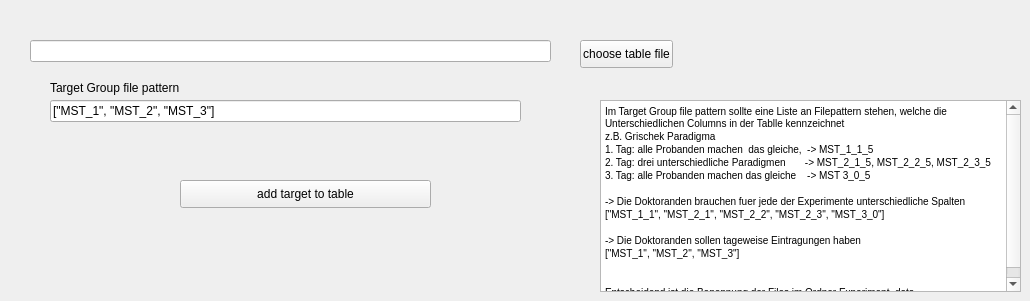
    <widget class="QWidget" name="tab_3">
     <attribute name="title">
      <string>Export</string>
     </attribute>
     <widget class="QLineEdit" name="lineEditTargetGroupFilePattern">
      <property name="geometry">
       <rect>
        <x>50</x>
        <y>100</y>
        <width>471</width>
        <height>22</height>
       </rect>
      </property>
      <property name="text">
       <string>[&quot;MST_1&quot;, &quot;MST_2&quot;, &quot;MST_3&quot;]</string>
      </property>
     </widget>
     <widget class="QLineEdit" name="lineEditTableFile">
      <property name="geometry">
       <rect>
        <x>30</x>
        <y>40</y>
        <width>521</width>
        <height>22</height>
       </rect>
      </property>
     </widget>
     <widget class="QPushButton" name="pushButtonAddTargetToTable">
      <property name="geometry">
       <rect>
        <x>180</x>
        <y>180</y>
        <width>251</width>
        <height>28</height>
       </rect>
      </property>
      <property name="text">
       <string>add target to table</string>
      </property>
     </widget>
     <widget class="QLabel" name="label_4">
      <property name="geometry">
       <rect>
        <x>50</x>
        <y>80</y>
        <width>131</width>
        <height>16</height>
       </rect>
      </property>
      <property name="text">
       <string>Target Group file pattern</string>
      </property>
     </widget>
     <widget class="QPushButton" name="pushButtonChooseTableFile">
      <property name="geometry">
       <rect>
        <x>580</x>
        <y>40</y>
        <width>93</width>
        <height>28</height>
       </rect>
      </property>
      <property name="text">
       <string>choose table file</string>
      </property>
     </widget>
     <widget class="QTextBrowser" name="textBrowser">
      <property name="geometry">
       <rect>
        <x>600</x>
        <y>100</y>
        <width>421</width>
        <height>192</height>
       </rect>
      </property>
      <property name="html">
       <string>&lt;!DOCTYPE HTML PUBLIC &quot;-//W3C//DTD HTML 4.0//EN&quot; &quot;http://www.w3.org/TR/REC-html40/strict.dtd&quot;&gt;
&lt;html&gt;&lt;head&gt;&lt;meta name=&quot;qrichtext&quot; content=&quot;1&quot; /&gt;&lt;style type=&quot;text/css&quot;&gt;
p, li { white-space: pre-wrap; }
&lt;/style&gt;&lt;/head&gt;&lt;body style=&quot; font-family:'MS Shell Dlg 2'; font-size:7.8pt; font-weight:400; font-style:normal;&quot;&gt;
&lt;p style=&quot; margin-top:0px; margin-bottom:0px; margin-left:0px; margin-right:0px; -qt-block-indent:0; text-indent:0px;&quot;&gt;Im Target Group file pattern sollte eine Liste an Filepattern stehen, welche die Unterschiedlichen Columns in der Tablle kennzeichnet&lt;/p&gt;
&lt;p style=&quot; margin-top:0px; margin-bottom:0px; margin-left:0px; margin-right:0px; -qt-block-indent:0; text-indent:0px;&quot;&gt;z.B. Grischek Paradigma&lt;/p&gt;
&lt;p style=&quot; margin-top:0px; margin-bottom:0px; margin-left:0px; margin-right:0px; -qt-block-indent:0; text-indent:0px;&quot;&gt;1. Tag: alle Probanden machen  das gleiche,  -&amp;gt; MST_1_1_5&lt;/p&gt;
&lt;p style=&quot; margin-top:0px; margin-bottom:0px; margin-left:0px; margin-right:0px; -qt-block-indent:0; text-indent:0px;&quot;&gt;2. Tag: drei unterschiedliche Paradigmen       -&amp;gt; MST_2_1_5, MST_2_2_5, MST_2_3_5&lt;/p&gt;
&lt;p style=&quot; margin-top:0px; margin-bottom:0px; margin-left:0px; margin-right:0px; -qt-block-indent:0; text-indent:0px;&quot;&gt;3. Tag: alle Probanden machen das gleiche    -&amp;gt; MST 3_0_5&lt;/p&gt;
&lt;p style=&quot;-qt-paragraph-type:empty; margin-top:0px; margin-bottom:0px; margin-left:0px; margin-right:0px; -qt-block-indent:0; text-indent:0px;&quot;&gt;&lt;br /&gt;&lt;/p&gt;
&lt;p style=&quot; margin-top:0px; margin-bottom:0px; margin-left:0px; margin-right:0px; -qt-block-indent:0; text-indent:0px;&quot;&gt;-&amp;gt; Die Doktoranden brauchen fuer jede der Experimente unterschiedliche Spalten &lt;/p&gt;
&lt;p style=&quot; margin-top:0px; margin-bottom:0px; margin-left:0px; margin-right:0px; -qt-block-indent:0; text-indent:0px;&quot;&gt;[&amp;quot;MST_1_1&amp;quot;, &amp;quot;MST_2_1&amp;quot;, &amp;quot;MST_2_2&amp;quot;, &amp;quot;MST_2_3&amp;quot;, &amp;quot;MST_3_0&amp;quot;]&lt;/p&gt;
&lt;p style=&quot;-qt-paragraph-type:empty; margin-top:0px; margin-bottom:0px; margin-left:0px; margin-right:0px; -qt-block-indent:0; text-indent:0px;&quot;&gt;&lt;br /&gt;&lt;/p&gt;
&lt;p style=&quot; margin-top:0px; margin-bottom:0px; margin-left:0px; margin-right:0px; -qt-block-indent:0; text-indent:0px;&quot;&gt;-&amp;gt; Die Doktoranden sollen tageweise Eintragungen haben  &lt;/p&gt;
&lt;p style=&quot; margin-top:0px; margin-bottom:0px; margin-left:0px; margin-right:0px; -qt-block-indent:0; text-indent:0px;&quot;&gt;[&amp;quot;MST_1&amp;quot;, &amp;quot;MST_2&amp;quot;, &amp;quot;MST_3&amp;quot;]&lt;/p&gt;
&lt;p style=&quot;-qt-paragraph-type:empty; margin-top:0px; margin-bottom:0px; margin-left:0px; margin-right:0px; -qt-block-indent:0; text-indent:0px;&quot;&gt;&lt;br /&gt;&lt;/p&gt;
&lt;p style=&quot;-qt-paragraph-type:empty; margin-top:0px; margin-bottom:0px; margin-left:0px; margin-right:0px; -qt-block-indent:0; text-indent:0px;&quot;&gt;&lt;br /&gt;&lt;/p&gt;
&lt;p style=&quot; margin-top:0px; margin-bottom:0px; margin-left:0px; margin-right:0px; -qt-block-indent:0; text-indent:0px;&quot;&gt;Entscheidend ist die Benennung der Files im Ordner Experiment_data&lt;/p&gt;&lt;/body&gt;&lt;/html&gt;</string>
      </property>
     </widget>
    </widget>
